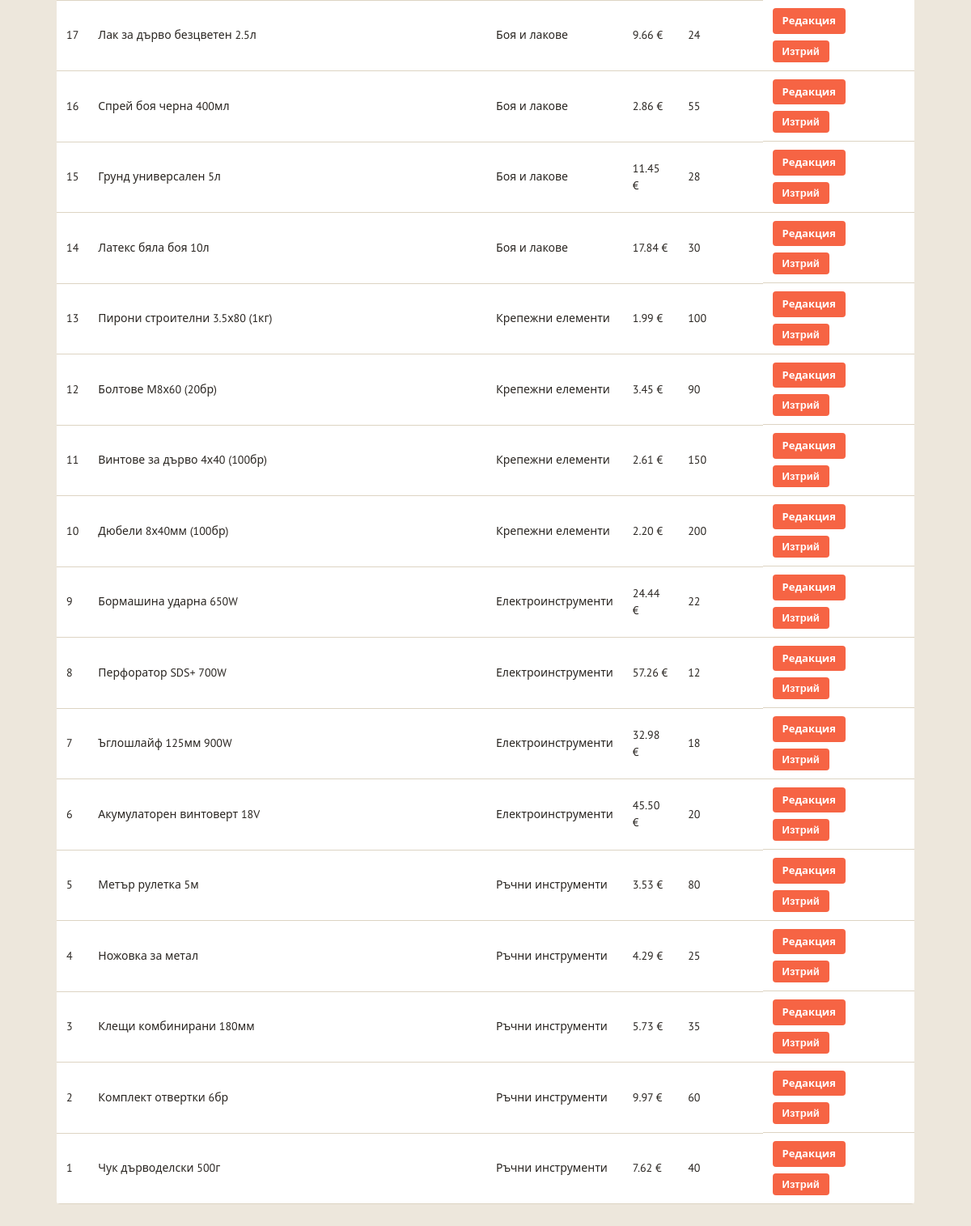
Before: /admin (signed in, lower part) with the older database file.
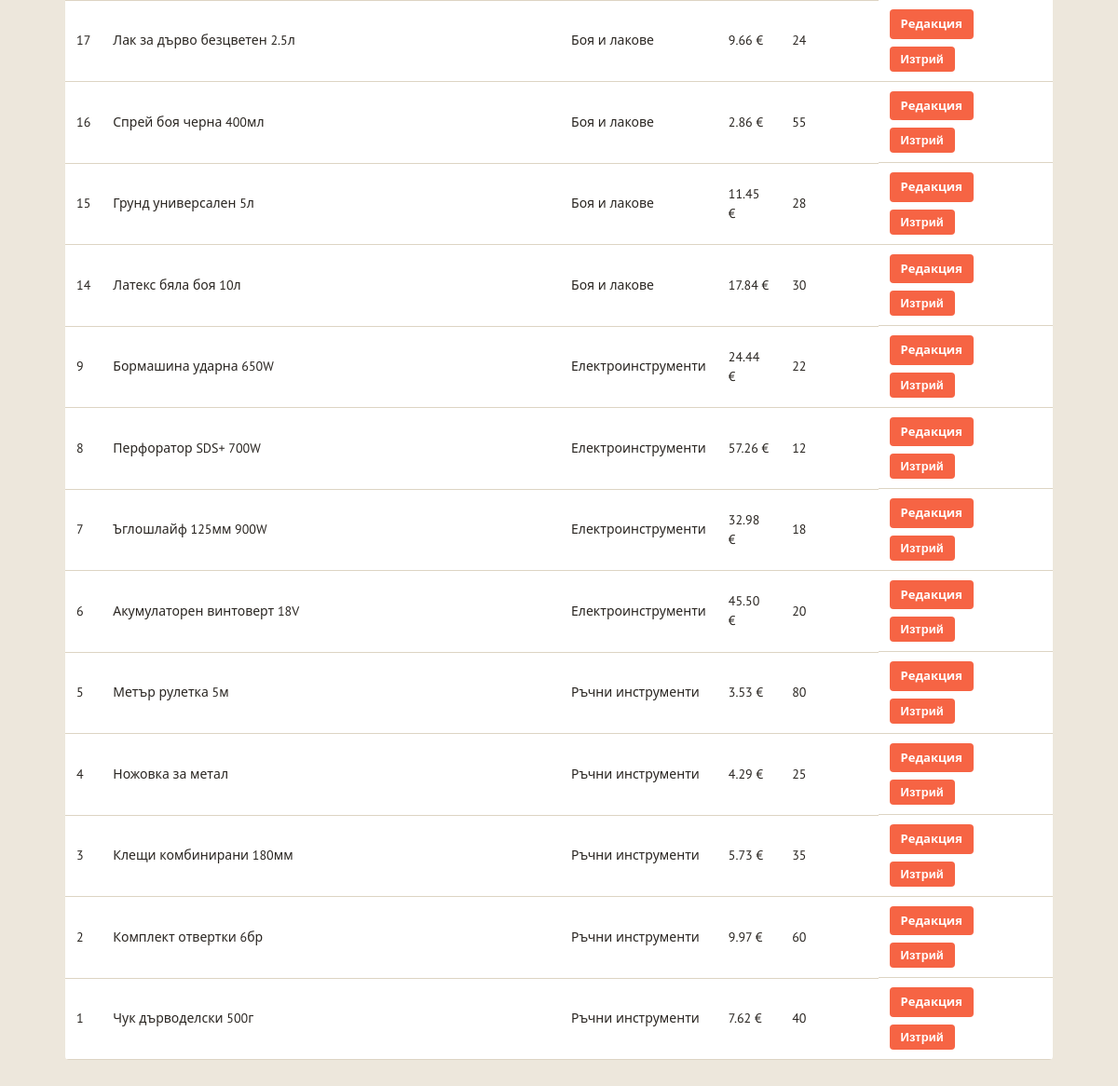
After: the same page with the newer database file.
### models.py (models this page shows, shortened)
class Product(db.Model):
    __tablename__ = 'products'
    id = db.Column(db.Integer, primary_key=True)
    name = db.Column(db.String(200), nullable=False)
    description = db.Column(db.Text, default='')
    price = db.Column(db.Float, nullable=False)
    stock = db.Column(db.Integer, default=0)
    image_url = db.Column(db.String(300), default='')
    category_id = db.Column(db.Integer, db.ForeignKey('categories.id'), nullable=False)

class Category(db.Model):
    __tablename__ = 'categories'
    id = db.Column(db.Integer, primary_key=True)
    name = db.Column(db.String(100), nullable=False, unique=True)
    image_url = db.Column(db.String(300), default='')
    products = db.relationship('Product', backref='category', lazy=True)

### app.py (the view)
@app.route('/admin')
@admin_required
def admin_dashboard():
    sort = selected_sort(ADMIN_PRODUCT_SORTS)
    products = sorted_products(Product.query, sort)
    low_stock_count = Product.query.filter(Product.stock <= 5).count()
    orders_count = Order.query.count()
    new_orders_count = Order.query.filter_by(status='нова').count()
    return render_template('admin/dashboard.html', products=products,
                           low_stock_count=low_stock_count, orders_count=orders_count,
                           new_orders_count=new_orders_count, sort=sort,
                           sort_options=ADMIN_PRODUCT_SORTS)

### app.py (called while the page is built)
@app.context_processor
def inject_whatsapp_number():
    return {'whatsapp_number': app.config['WHATSAPP_NUMBER'], 'asset_version': app.config['ASSET_VERSION']}

@app.context_processor
def inject_category_icons():
    return {'category_icons': CATEGORY_ICONS}

def admin_required(view_func):
    @wraps(view_func)
    def wrapper(*args, **kwargs):
        if not session.get('is_admin'):
            flash('Моля, влезте в системата.', 'error')
            return redirect(url_for('admin_login', next=request.path))
        return view_func(*args, **kwargs)
    return wrapper

def selected_sort(options):
    value = request.args.get('sort', 'newest')
    return value if value in options else 'newest'

def sorted_products(query, sort):
    if sort in ('name_asc', 'name_desc'):
        return sorted(query.order_by(Product.id.asc()).all(),
                      key=lambda p: p.name.casefold(), reverse=sort == 'name_desc')
    ordering = {
        'newest': Product.id.desc(), 'oldest': Product.id.asc(),
        'price_asc': Product.price.asc(), 'price_desc': Product.price.desc(),
        'stock_asc': Product.stock.asc(), 'stock_desc': Product.stock.desc(),
    }
    return query.order_by(ordering[sort], Product.id.asc()).all()

### templates/admin/dashboard.html (shortened to what this page needs)
{% extends 'admin/base.html' %}
{% block content %}
{% if products %}
<table class="admin-table">
    <tbody>
        {% for p in products %}
        <tr>
            <td>{{ p.id }}</td>
            <td>{{ p.name }}</td>
            <td>{{ p.category.name }}</td>
            <td>{{ '%.2f'|format(p.price) }} €</td>
            <td class="{% if p.stock <= 5 %}stock-low{% endif %}">{{ p.stock }}</td>
            <td class="admin-actions">
                <a href="{{ url_for('admin_product_edit', product_id=p.id) }}" class="btn btn-small">Редакция</a>
                <form action="{{ url_for('admin_product_delete', product_id=p.id) }}" method="post"
                      onsubmit="return confirm('Изтриване на \'{{ p.name }}\'?');">
                    <button type="submit" class="btn btn-small btn-danger">Изтрий</button>
                </form>
            </td>
        </tr>
        {% endfor %}
    </tbody>
</table>
{% else %}
<p class="empty-msg">Все още няма продукти. <a href="{{ url_for('admin_product_new') }}">Добавете първия</a>.</p>
{% endif %}
{% endblock %}

### templates/admin/base.html (shortened to what this page needs)
<!DOCTYPE html>
<html lang="bg">
<head>
    <link rel="stylesheet" href="{{ url_for('static', filename='css/style.css') }}?v={{ asset_version }}">
    <link rel="stylesheet" href="{{ url_for('static', filename='css/admin.css') }}?v={{ asset_version }}">
    <link type="text/css" rel="stylesheet" href="{{ url_for('static',filename='css/style.css') }}"/>
</head>
<body class="admin-body">
<main class="admin-container">
    {% block content %}{% endblock %}
</main>
</body>
</html>

### static/css/style.css (style rules this page uses)
:root { --steel: #0623e8; --steel-dark: #031696; --accent: #f66444; --accent-dark: #bf4e35; --highlight: #d9a441; --bg: #ede7dc; --card-bg: #ffffff; --border: #ddd4c3; --text: #2a2622; --text-light: #766f62; --success: #4b7a51; --danger: #a23636; --radius: 4px; }
* { box-sizing: border-box; }
body { margin: 0; font-family: 'PT Sans', 'Segoe UI', Roboto, Arial, sans-serif; background: var(--bg); color: var(--text); line-height: 1.5; }
a { color: inherit; text-decoration: none; }

### static/css/admin.css (style rules this page uses)
.admin-body { background: var(--bg); }
.admin-container { max-width: 1100px; margin: 0 auto; padding: 24px 20px 60px; }
.admin-table { width: 100%; border-collapse: collapse; background: var(--card-bg); border-radius: var(--radius); overflow: hidden; }
.admin-actions { display: flex; gap: 8px; flex-wrap: wrap; align-items: center; }
.btn-danger { background: var(--danger); }

Changed rows visible on the page:
removed Product: id "13", name "Пирони строителни 3.5х80 (1кг)", category.name "Крепежни елементи", price "1.99", stock "100"
removed Product: id "12", name "Болтове М8х60 (20бр)", category.name "Крепежни елементи", price "3.45", stock "90"
removed Product: id "11", name "Винтове за дърво 4х40 (100бр)", category.name "Крепежни елементи", price "2.61", stock "150"
removed Product: id "10", name "Дюбели 8х40мм (100бр)", category.name "Крепежни елементи", price "2.20", stock "200"
